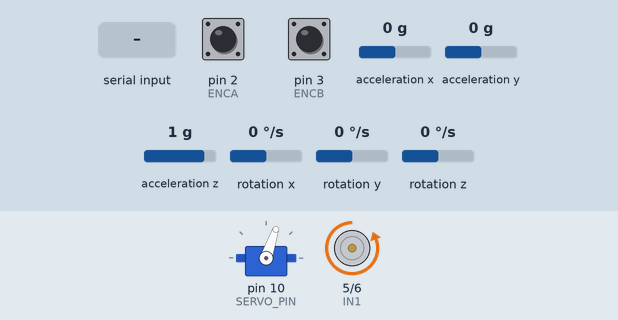
Simulated run of this sketch. Board: Arduino Uno, built with avr-gcc and run on an emulated ATmega328P. On the bench: servo, motor-driver pin pairs drawn as motors (green arrow = first pin HIGH = forward, orange = second pin HIGH = backward, longer = more drive). The inputs (shaded band) are chosen by the test bench; at power-on: rotation x 0 °/s, pin 2 (ENCA) HIGH, pin 3 (ENCB) HIGH, acceleration x 0 g, acceleration y 0 g, acceleration z 1 g, rotation y 0 °/s, rotation z 0 °/s. What the sketch prints to the serial monitor is not drawn.

Above: at 4.7 s.
4.8 s: rotation x set to -192 °/s
7.8 s: "r" received over Serial
At 9.1 s:
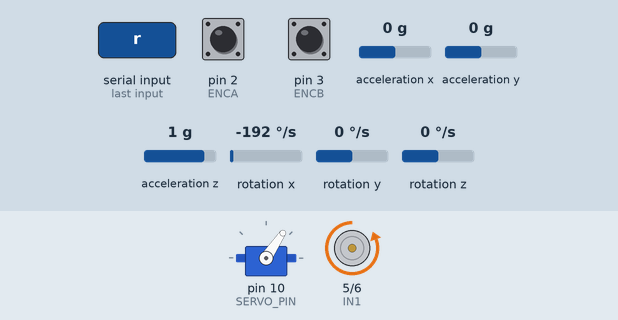
9.3 s: rotation x set to 0 °/s
At 10.1 s:
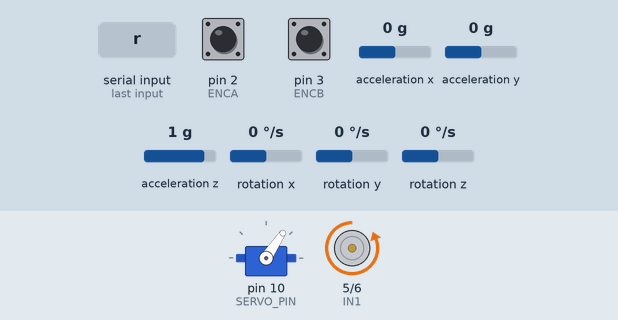
10.8 s: rotation x set to -100 °/s
At 12.5 s:
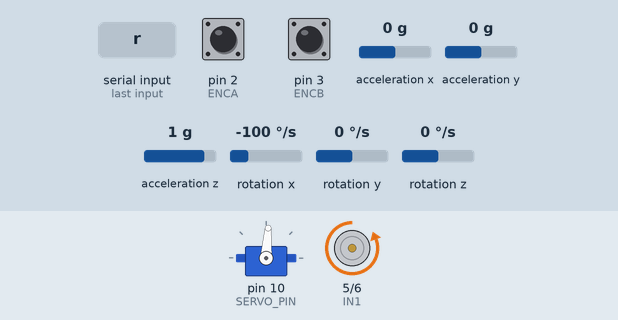
Timing chart, 0 to 14.0 s (numbered marks = the images above; inputs shaded):
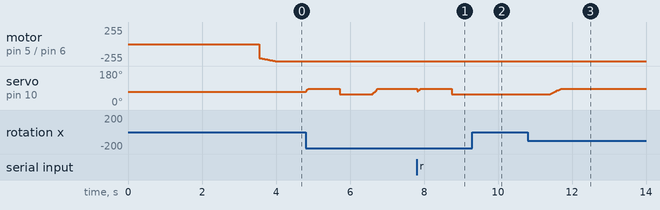

Measured:
- after the input at 7.8 s, servo on pin 10 (SERVO_PIN): 86° → 56° after 0.95 s
- after the input at 9.3 s, servo on pin 10 (SERVO_PIN): stays 56° (without the input it goes to 58° after 0.31 s)
- after the input at 10.8 s, servo on pin 10 (SERVO_PIN): moves from 56° to 86° over 0.30 s, starting after 0.59 s

The sketch:

Final_Code_V01.ino
```cpp
// ============================================================
//  DC Motor Speed Control + Gyroscope Head Stabilization
//
//  DC Motor:  PI controller maintaining constant speed (TARGET_FREQ)
//             Hardware: Arduino Uno + DRV8871 driver
//             Encoder:  11 PPR, 34:1 gearbox → 1496 counts/rev (4x)
//
//  Gyroscope: MPU-9250 reads rotation on X-axis (gyro only, no accel)
//             Maps angle to servo to stabilize/correct head position
//
//  Serial commands (Serial Monitor @ 115200):
//             'r' → reset gyro angle reference to current position
// ============================================================

#include <util/atomic.h>
#include <Servo.h>
#include <Wire.h>
#include <MPU9250_asukiaaa.h>


// ============================================================
//  PIN DEFINITIONS
// ============================================================
#define ENCA       2   // Encoder channel A — hardware interrupt INT0
#define ENCB       3   // Encoder channel B — hardware interrupt INT1
#define IN1        5   // Motor driver PWM forward
#define IN2        6   // Motor driver PWM reverse
#define SERVO_PIN  10  // Servo signal pin


// ============================================================
//  OBJECTS
// ============================================================
Servo            headServo;
MPU9250_asukiaaa imu;


// ============================================================
//  DC MOTOR — SETTINGS & STATE
// ============================================================
const float TARGET_FREQ = 3.5f;                  // Target speed in rev/s
float       TARGET_RPM  = TARGET_FREQ * 60.0f;   // Converted to RPM

// Encoder ISR shared variables (volatile = modified inside interrupt)
volatile int  pos_i   = 0;
volatile long prevT_i = 0;

// Main loop timing
long  prevT_motor = 0;
int   posPrev     = 0;

// Low-pass filter state (25 Hz cutoff, 2nd-order IIR)
float v1Filt = 0.0f;
float v1Prev = 0.0f;

// PI controller state
float eintegral = 0.0f;

// Serial print throttle timestamp
long printT = 0;


// ============================================================
//  SERVO — SETTINGS
// ============================================================
int servoCenter = 71;   // Neutral position (degrees)
int servoMin    = 56;   // Minimum travel limit (degrees)
int servoMax    = 86;   // Maximum travel limit (degrees)


// ============================================================
//  GYROSCOPE — SETTINGS & STATE
// ============================================================
// Gyro angle range that maps to full servo travel
const int GYRO_MIN = -15;   // degrees
const int GYRO_MAX =  15;   // degrees

// Angle tracking
float         angleX        = 0.0f;
float         angleInitial  = 0.0f;
bool          firstReading  = true;
unsigned long prevT_gyro    = 0;

// Calibration
float       gyroX_offset    = 0.0f;
const int   CAL_SAMPLES     = 500;    // Samples averaged during calibration


// ============================================================
//  SETUP
// ============================================================
void setup() {
  Serial.begin(115200);

  // --- Motor driver pins ---
  pinMode(ENCA, INPUT_PULLUP);   // Pull-up avoids floating pin noise
  pinMode(ENCB, INPUT_PULLUP);
  pinMode(IN1,  OUTPUT);
  pinMode(IN2,  OUTPUT);

  // --- Encoder interrupts (4x quadrature mode) ---
  attachInterrupt(digitalPinToInterrupt(ENCA), isrA, CHANGE);
  attachInterrupt(digitalPinToInterrupt(ENCB), isrB, CHANGE);

  // --- Servo ---
  headServo.attach(SERVO_PIN);
  headServo.write(servoCenter);   // Start at neutral position

  // --- IMU (I2C) ---
  Wire.begin();
  imu.setWire(&Wire);
  imu.beginGyro();

  delay(100);   // Let sensor stabilize before calibration

  // --- Gyroscope calibration ---
  calibrateGyro();

  // --- Initialize timers ---
  prevT_i     = micros();
  prevT_motor = micros();
  prevT_gyro  = millis();
}


// ============================================================
//  MAIN LOOP
// ============================================================
void loop() {
  runMotorControl();
  runGyroServo();
}


// ============================================================
//  DC MOTOR — PI SPEED CONTROLLER
//  Reads encoder, estimates RPM, applies PI output to motor
// ============================================================
void runMotorControl() {
  // Read encoder position atomically (prevent ISR corruption)
  int pos = 0;
  ATOMIC_BLOCK(ATOMIC_RESTORESTATE) {
    pos = pos_i;
  }

  // Compute elapsed time since last loop
  long  currT  = micros();
  float deltaT = (float)(currT - prevT_motor) / 1.0e6f;   // seconds

  if (deltaT <= 0.0f) return;   // Guard against division by zero

  // Velocity from position difference (counts/s → RPM)
  float velocity = (float)(pos - posPrev) / deltaT;       // counts/s
  float v1       = velocity / 1496.0f * 60.0f;            // RPM

  posPrev     = pos;
  prevT_motor = currT;

  // Low-pass filter — smooths out encoder noise (25 Hz cutoff)
  v1Filt = 0.854f * v1Filt + 0.0728f * v1 + 0.0728f * v1Prev;
  v1Prev = v1;

  // PI controller
  float kp = 1.0f;
  float ki = 0.5f;

  float error  = TARGET_RPM - v1Filt;
  eintegral   += error * deltaT;
  eintegral    = constrain(eintegral, -200.0f, 200.0f);   // Anti-windup clamp

  float u = kp * error + ki * eintegral;

  // Map controller output to direction + PWM
  int dir = (u >= 0) ? -1 : 1;
  int pwr = constrain((int)fabs(u), 0, 255);

  setMotor(dir, pwr, IN1, IN2);

  // Print RPM to Serial Plotter (throttled to every 50 ms)
  if ((currT - printT) >= 50000L) {
    Serial.print("RPM:");
    Serial.print(v1Filt, 1);
    Serial.print(",Target:");
    Serial.println(TARGET_RPM, 1);
    printT = currT;
  }
}


// ============================================================
//  GYROSCOPE + SERVO — ANGLE TRACKING & CORRECTION
//  Integrates gyro X-axis to get angle, maps to servo position
// ============================================================
void runGyroServo() {
  imu.gyroUpdate();

  // Delta time in seconds
  unsigned long now = millis();
  float dt = (now - prevT_gyro) / 1000.0f;
  prevT_gyro = now;

  // Read gyro X and remove calibration offset
  float gx = imu.gyroX() - gyroX_offset;

  // Dead-zone: ignore readings below noise floor (< 0.3 °/s)
  if (fabs(gx) < 0.3f) gx = 0.0f;

  // Integrate angular velocity → angle (gyro only, no accel correction)
  // Note: accel cannot correct yaw on the gravity-aligned axis
  angleX += gx * dt;

  // Latch initial angle so output always starts at 0°
  if (firstReading) {
    angleInitial = angleX;
    firstReading = false;
  }

  // Angle relative to starting position
  float relAngle = angleX - angleInitial;

  // Wrap to [-180°, +180°]
  if (relAngle >  180.0f) relAngle -= 360.0f;
  if (relAngle < -180.0f) relAngle += 360.0f;

  // Map gyro angle range to servo range (inverted: servo mounted reversed)
  float clampedAngle = constrain(relAngle, GYRO_MIN, GYRO_MAX);
  int   servoPos     = map(clampedAngle, GYRO_MIN, GYRO_MAX, servoMax, servoMin);
  headServo.write(servoPos);

  // Serial command: send 'r' to reset angle reference
  if (Serial.available() > 0) {
    char cmd = Serial.read();
    if (cmd == 'r') {
      angleInitial = angleX;
      Serial.println("Gyro angle reset.");
    }
  }

  delay(10);   // ~100 Hz update rate
}


// ============================================================
//  MOTOR DRIVER — DRV8871
//    dir  1  → forward  (PWM on IN1, IN2 LOW)
//    dir -1  → reverse  (IN1 LOW, PWM on IN2)
//    else    → coast    (both LOW)
// ============================================================
void setMotor(int dir, int pwmVal, int in1, int in2) {
  if (dir == 1) {
    analogWrite(in1,  pwmVal);
    digitalWrite(in2, LOW);
  } else if (dir == -1) {
    digitalWrite(in1, LOW);
    analogWrite(in2,  pwmVal);
  } else {
    digitalWrite(in1, LOW);
    digitalWrite(in2, LOW);
  }
}


// ============================================================
//  GYROSCOPE CALIBRATION
//  Averages CAL_SAMPLES readings at rest to determine offset.
//  Keep the sensor completely still during this phase.
// ============================================================
void calibrateGyro() {
  Serial.println("Calibrating gyroscope — keep sensor still...");
  float sum = 0.0f;

  for (int i = 0; i < CAL_SAMPLES; i++) {
    imu.gyroUpdate();
    sum += imu.gyroX();
    delay(4);
  }

  gyroX_offset = sum / CAL_SAMPLES;

  Serial.print("Gyro X offset: ");
  Serial.println(gyroX_offset, 4);
  Serial.println("Calibration complete.\n");
  delay(500);
}


// ============================================================
//  ENCODER ISRs — 4x QUADRATURE MODE
//  Both channels trigger on CHANGE for maximum resolution.
//  Direction determined by comparing A vs B state.
// ============================================================
void isrA() {
  // On channel A change: A == B → forward, A != B → reverse
  if (digitalRead(ENCA) != digitalRead(ENCB)) pos_i++;
  else                                          pos_i--;
}

void isrB() {
  // On channel B change: A == B → forward, A != B → reverse
  if (digitalRead(ENCA) == digitalRead(ENCB)) pos_i++;
  else                                         pos_i--;
}
```
